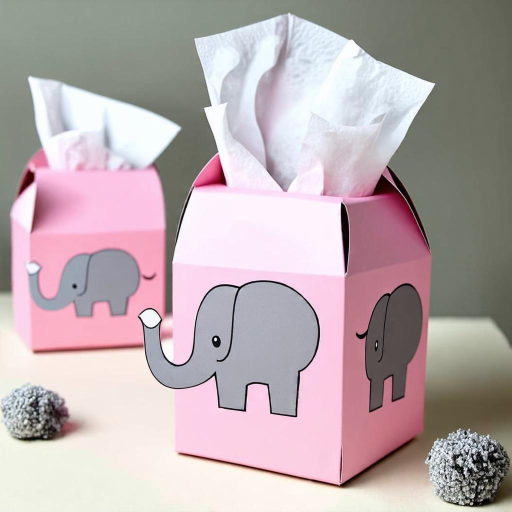
#> input picture solutions/data-juicer/images/00000/000000000.jpg, 1024 x 1024 px (shown at 1/2 size)
$ python -i calc_ssim.py   (imports and definitions only)
#> lines starting #> are read from the running program, lines starting #| are printed output that depends on the picture


import os
import numpy as np
from skimage.metrics import structural_similarity as ssim
from PIL import Image
from multiprocessing import Pool, cpu_count
import json
import argparse

def args_parser():
    parser = argparse.ArgumentParser(description="Change format of a file.")
    parser.add_argument('--directory', type=str, help='Path to the directory containing images')
    parser.add_argument('--output_file', type=str, help='Path to the output file')
    return parser.parse_args()

def process_image(image_path):
#> called with image_path = 'images/00000/000000000.jpg'
    try:
        with Image.open(image_path) as img:
            # 将图像降采样为768x768
#> img is the input picture: PIL image 1024x1024 RGB; mean R, G, B 185.8, 171.2, 174.3
            img_resized_768 = img.resize((768, 768), Image.BILINEAR)
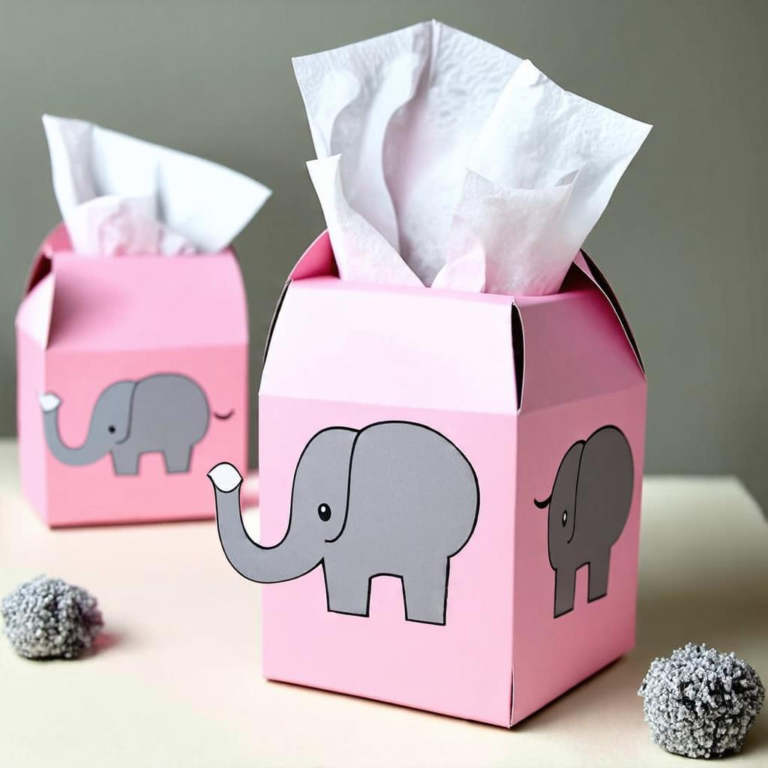
#> img_resized_768: PIL image 768x768 RGB; mean R, G, B 185.9, 171.2, 174.4

            # 将768x768图像降采样为336x336
            img_resized_336 = img_resized_768.resize((336, 336), Image.BILINEAR)

            # 将336x336图像升采样为768x768
            img_resized_768_again = img_resized_336.resize((768, 768), Image.BILINEAR)

            # 将图像转换为灰度图以计算SSIM
            img_gray_768 = img_resized_768.convert('L')
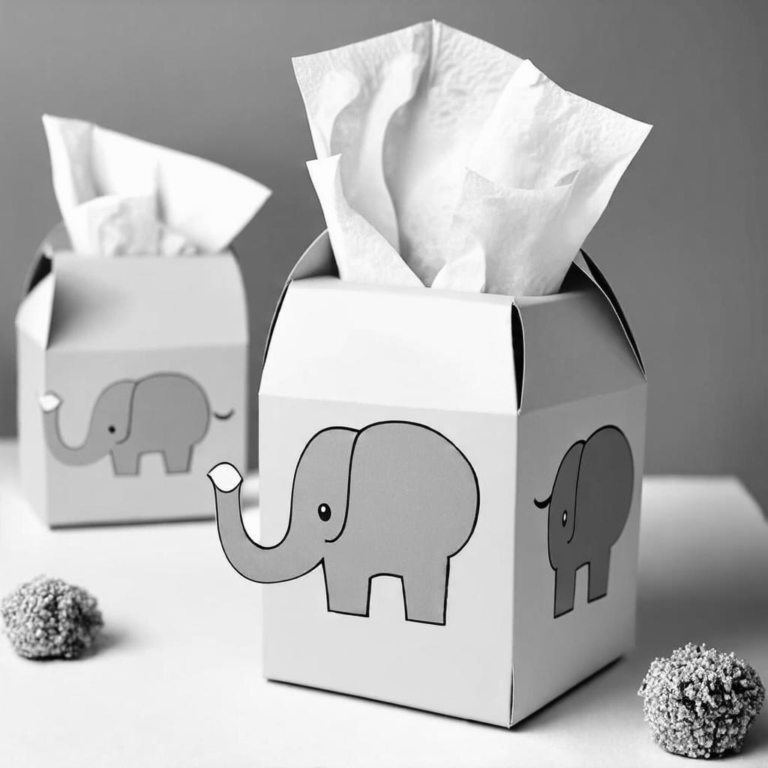
#> img_gray_768: PIL image 768x768 L; min 1, max 255, mean 176
            img_gray_768_again = img_resized_768_again.convert('L')

            # 将图像转换为numpy数组
            img_array_768 = np.array(img_gray_768)
            img_array_768_again = np.array(img_gray_768_again)

            # 计算SSIM
            ssim_index = ssim(img_array_768, img_array_768_again)
#> ssim_index = 0.964
            path_spilt = image_path.split("/")
            short_path=path_spilt[-3]="/"+path_spilt[-2]+"/"+path_spilt[-1]
        return {"image_path": short_path, "ssim": ssim_index}
    except Exception as e:
        print(f"Error processing image {image_path}: {e}")
        return None

def main(directory, output_file):
    ssim_values = []

    # 获取所有图像文件的路径
    image_paths = []
    for root, _, files in os.walk(directory):
        for file in files:
            if file.lower().endswith(('.png', '.jpg', '.jpeg', '.bmp', '.tiff')):
                image_paths.append(os.path.join(root, file))

    # 使用多进程处理图像
    with Pool(cpu_count()) as pool:
        ssim_values = pool.map(process_image, image_paths)

    # 过滤掉处理失败的图像
    ssim_values = [value for value in ssim_values if value is not None]

    # 将结果写入JSONL文件
    with open(output_file, 'w') as f:
        for item in ssim_values:
            f.write(json.dumps(item) + '\n')

    # 计算SSIM均值和方差
    ssim_scores = [item["ssim"] for item in ssim_values]
    ssim_mean = np.mean(ssim_scores)
    ssim_std = np.std(ssim_scores)

    print(f"SSIM均值: {ssim_mean}")
    print(f"SSIM方差: {ssim_std}")

# [5 lines not run here, left out]

>>> result = process_image('images/00000/000000000.jpg')
#> result = {'image_path': '/00000/000000000.jpg', 'ssim': 0.964}

$ run again, on solutions/data-juicer/images/00000/000000003.jpg
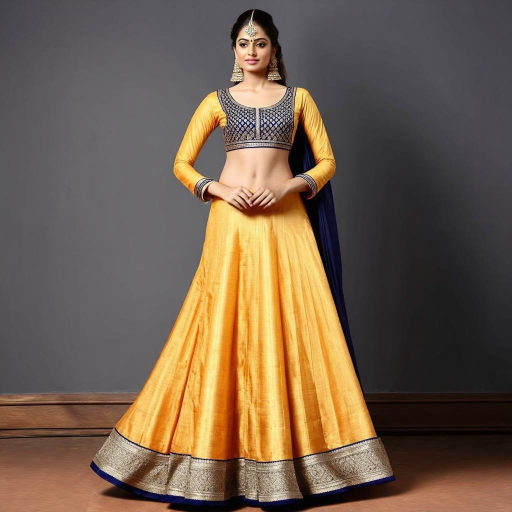
#> input picture solutions/data-juicer/images/00000/000000003.jpg, 1024 x 1024 px (shown at 1/2 size)
#> in process_image, img is the input picture: PIL image 1024x1024 RGB; mean R, G, B 113.1, 94.7, 77
#> in process_image, `img_resized_768 = img.resize((768, 768), Image.BILINEAR)`:
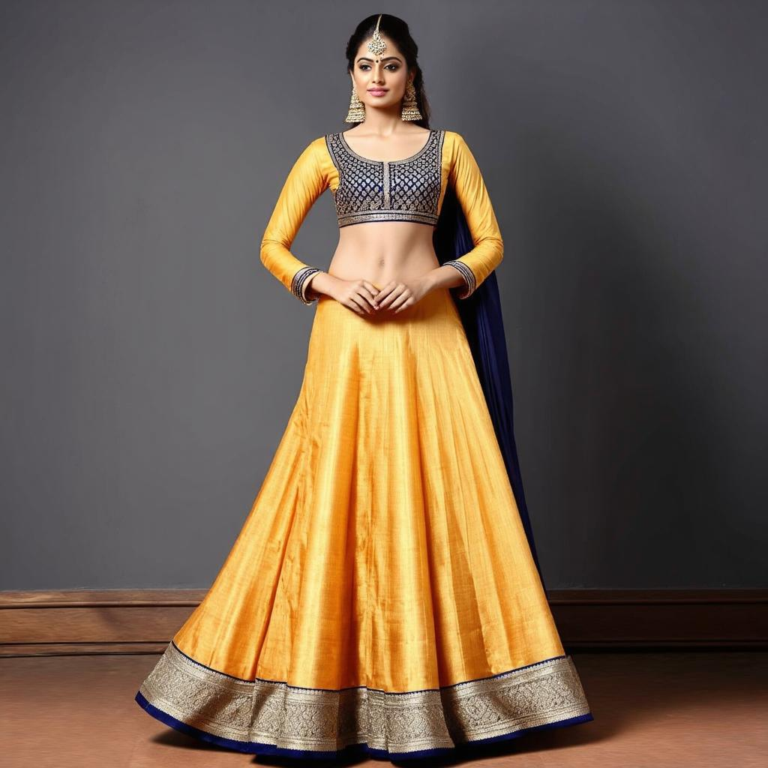
#> img_resized_768: PIL image 768x768 RGB; mean R, G, B 113.1, 94.7, 77.1
#> in process_image, `img_gray_768 = img_resized_768.convert('L')`:
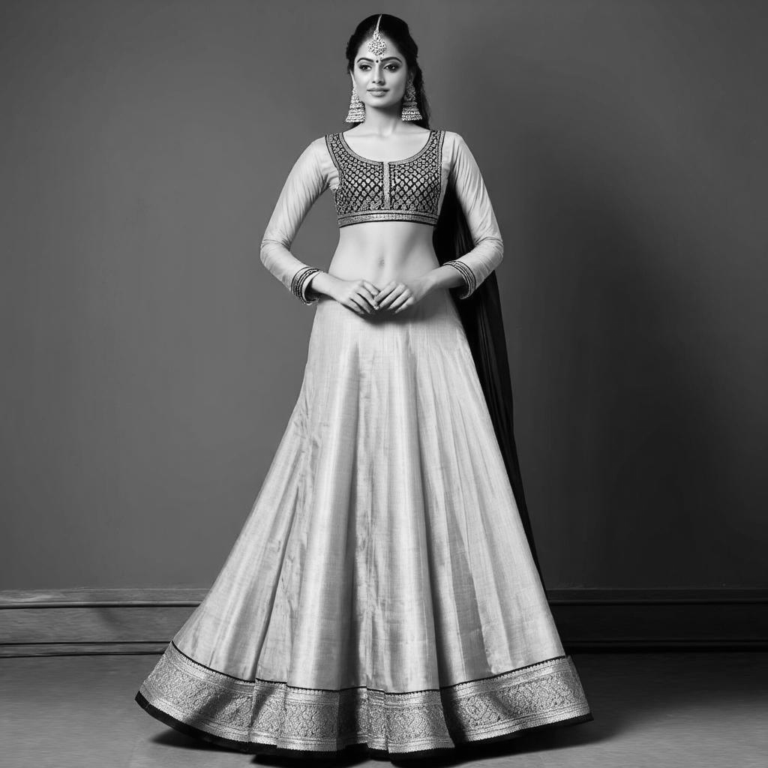
#> img_gray_768: PIL image 768x768 L; min 1, max 242, mean 98.2
#> ssim_index = 0.943
#> result = {'image_path': '/00000/000000003.jpg', 'ssim': 0.943}

$ run again, on solutions/data-juicer/images/00000/000000004.jpg
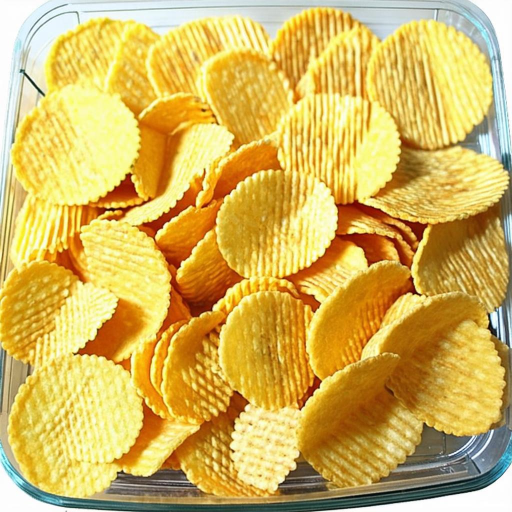
#> input picture solutions/data-juicer/images/00000/000000004.jpg, 1024 x 1024 px (shown at 1/2 size)
#> in process_image, img is the input picture: PIL image 1024x1024 RGB; mean R, G, B 212.3, 180.8, 91.5
#> in process_image, `img_resized_336 = img_resized_768.resize((336, 336), Image.BILINEAR)`:
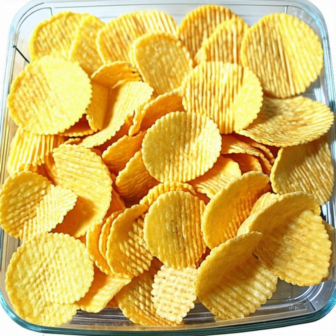
#> img_resized_336: PIL image 336x336 RGB; mean R, G, B 212.5, 181, 91.7
#> in process_image, `img_gray_768 = img_resized_768.convert('L')`:
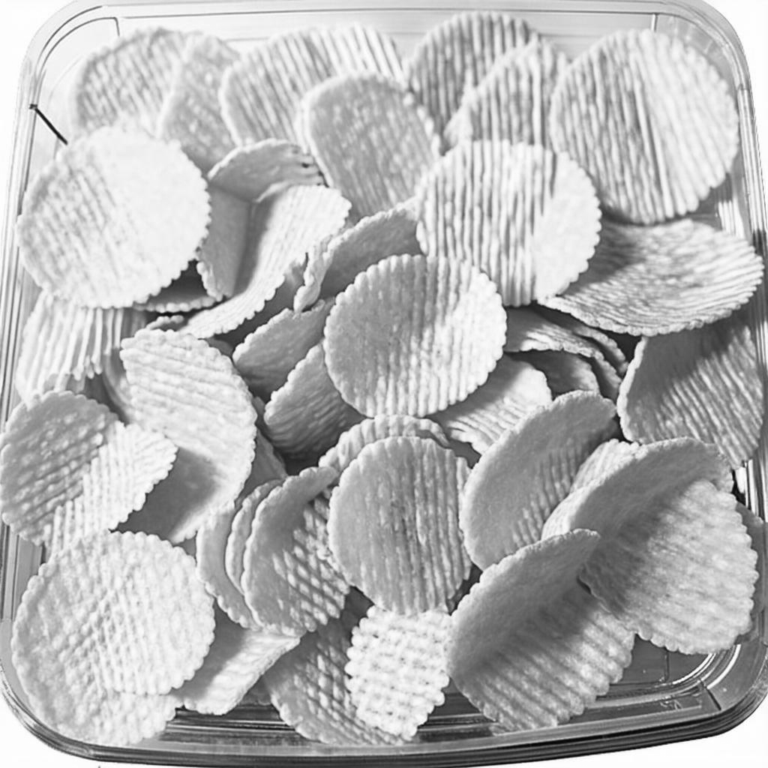
#> img_gray_768: PIL image 768x768 L; min 5, max 255, mean 180.2
#> ssim_index = 0.912
#> result = {'image_path': '/00000/000000004.jpg', 'ssim': 0.912}
